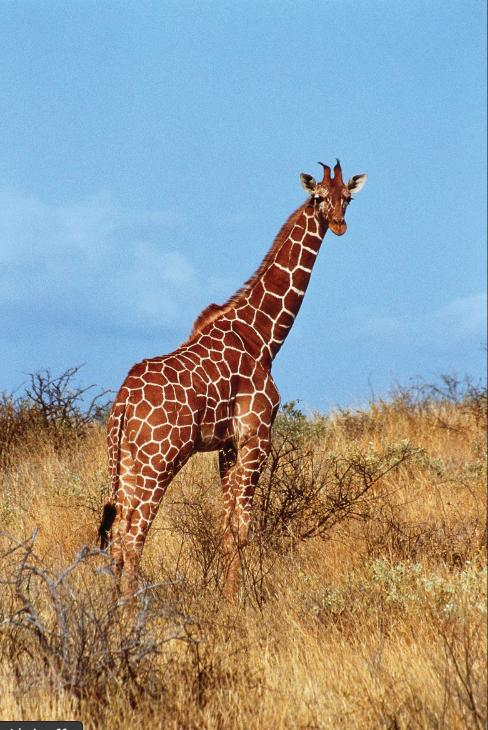
#> input picture AffineandPerspectiveTransformation /giraffe.jpg, 488 x 730 px
$ jupyter execute work.ipynb
#> lines starting #> are read from the running program, lines starting #| are printed output that depends on the picture
[cell 1]
## perspective transformation

[cell 2]
import cv2
import numpy
import matplotlib.pyplot as plt

[cell 3]
image = cv2.imread("./giraffe.jpg")
#> image is the input picture: shape (730, 488, 3); mean B, G, R 151.3, 152.9, 149.2
image_rgb = cv2.cvtColor(image , cv2.COLOR_BGR2RGB)

plt.imshow(image_rgb)

[cell 4]
rows , cols , _  = image_rgb.shape
#> rows = 730; cols = 488
print(rows, cols)
#| 730 488

| Özellik                      | **Affine Transformation**                                | **Perspective Transformation**                                      |
| ---------------------------- | -------------------------------------------------------- | ------------------------------------------------------------------- |
| Matris boyutu                | `2x3`                                                    | `3x3`                                                               |
| Kullanım fonksiyonu          | `cv2.warpAffine()`                                       | `cv2.warpPerspective()`                                             |
| Nokta sayısı                 | En az **3 nokta**                                        | En az **4 nokta**                                                   |
| Perspektif efekti (derinlik) | ❌ Yok                                                    | ✅ Var (g, h değerleriyle)                                           |
| Paralellik korunur mu?       | ✅ Evet                                                   | ❌ Hayır, bozulabilir                                                |
| Matris örneği                | $\begin{bmatrix} a & b & tx \\ c & d & ty \end{bmatrix}$ | $\begin{bmatrix} a & b & c \\ d & e & f \\ g & h & 1 \end{bmatrix}$ |

[cell 5]
import numpy as np
input_points = np.float32(  [[50,50] ,
                            [cols - 50,50] ,
                            [50 , rows-50] ,
                            [cols - 50 , rows-50 ]])

output_points = np.float32(  [[10,100] ,
                            [cols - 100,50] ,
                            [100 , rows-10] ,
                            [cols - 50 , rows-100 ]])

'''
Transformation matix for perspective transformation
3x3

a,b,c
d,e,f
g,h,1


a,b,c is responsible for horizantal scaling , rotation and translation
d,e,f is responsible for vertical scaling , rotation and translation
g,h  perspective components that account for  depth and skew

'''
M =  cv2.getPerspectiveTransform(input_points ,output_points)
print(M)
#| [[ 1.08054953e+00  1.62794016e-01 -5.19694302e+01]
#|  [-1.20195498e-01  1.12679359e+00  5.16475679e+01]
#|  [ 2.24375415e-04  1.71119123e-04  1.00000000e+00]]

[cell 6]
perspective_image = cv2.warpPerspective(image_rgb , M, (rows , cols))
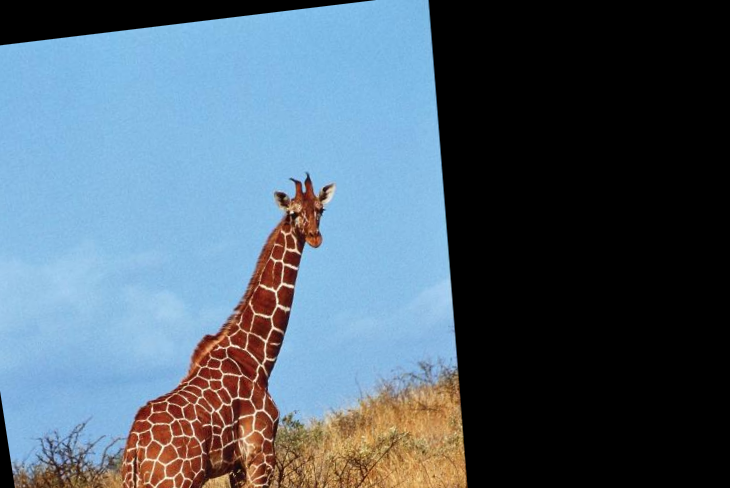
#> perspective_image: shape (488, 730, 3); mean R, G, B 81.3, 99.1, 114
plt.figure(figsize=(10,5 ))
plt.subplot(1,2,1)
plt.title("original")
plt.imshow(image_rgb)
plt.axis("off")
plt.subplot(1,2,2)
plt.title("edited")
plt.imshow(perspective_image)
plt.axis("off")
plt.tight_layout()
plt.show()
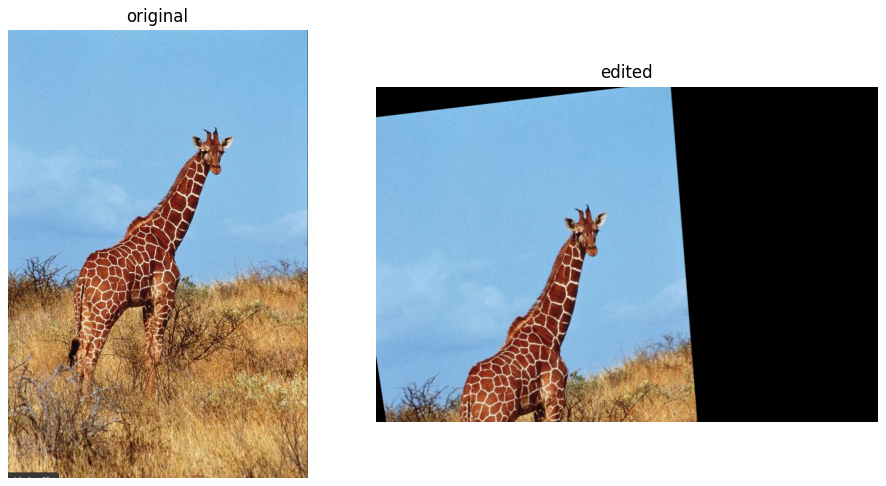
#> figure drawn by matplotlib, 2 panels

# affine transformation

[cell 7]
input_points = np.float32([
    [50, 50],
    [200, 50],
    [50, 200]
])

output_points = np.float32([
    [300, 0],
    [400, 100],
    [100, 300]
])

M = cv2.getAffineTransform(input_points , output_points)

affine_image =  cv2.warpAffine(image_rgb , M , (cols , rows))
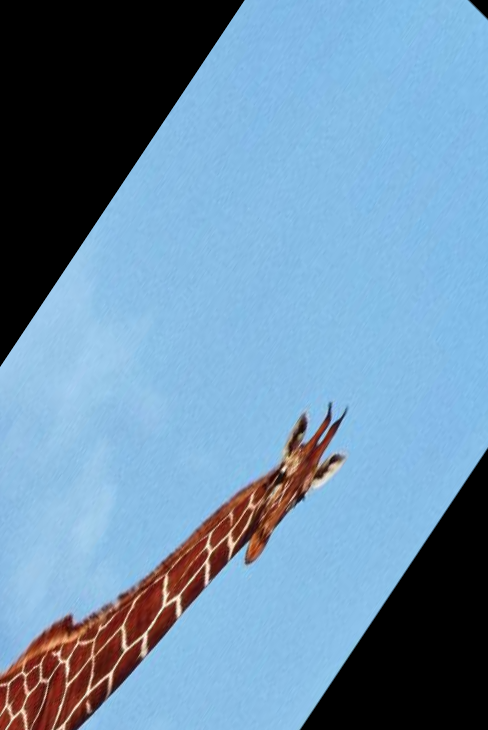
#> affine_image: shape (730, 488, 3); mean R, G, B 108.8, 143.1, 171.3


plt.figure(figsize=(10,5 ))
plt.subplot(1,2,1)
plt.title("original")
plt.imshow(image_rgb)
plt.axis("off")
plt.subplot(1,2,2)
plt.title("edited")
plt.imshow(affine_image)
plt.axis("off")
plt.tight_layout()
plt.show()
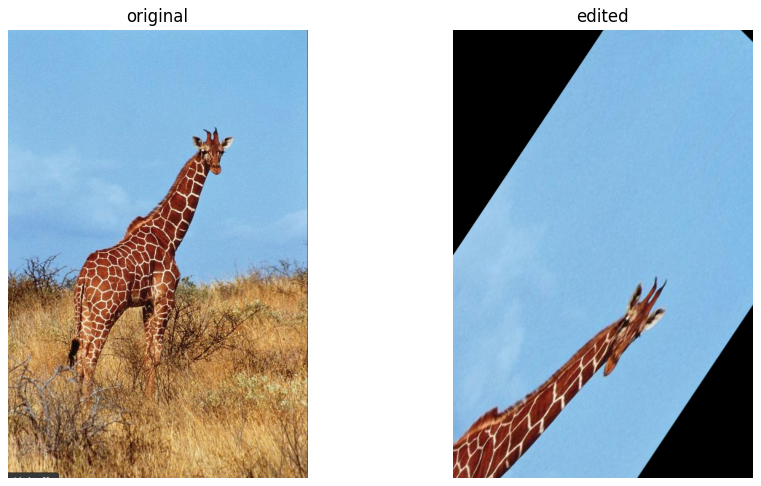
#> figure drawn by matplotlib, 2 panels

# Rotation

[cell 8]
angle = 90
center = (cols//2 , rows//2)
#> center = (244, 365)
scale = 1.0

sheare_x , sheare_y = 0.5 , 0


M1 =np.float32([[1,sheare_x, 0],
           [sheare_y , 1, 0]])

M = cv2.getRotationMatrix2D(center , angle ,scale)

rotated_image = cv2.warpAffine(image_rgb , M  , (cols, rows))
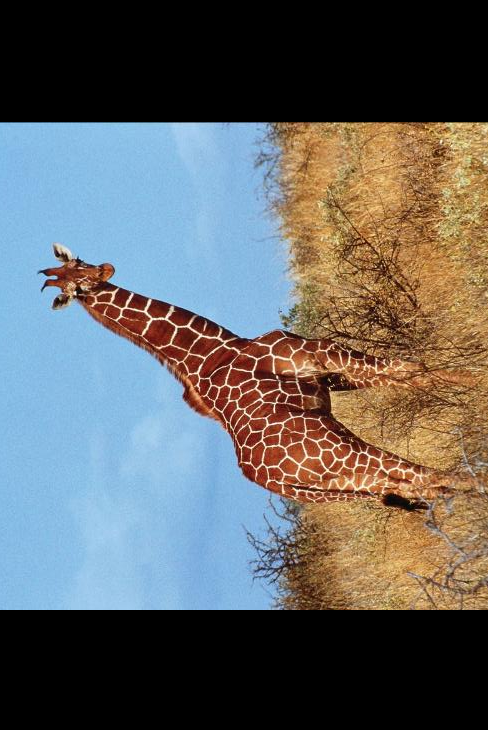
#> rotated_image: shape (730, 488, 3); mean R, G, B 99.4, 100.3, 99.9

sheared_image = cv2.warpAffine(image_rgb , M1  , (cols + int(sheare_x * rows), rows))
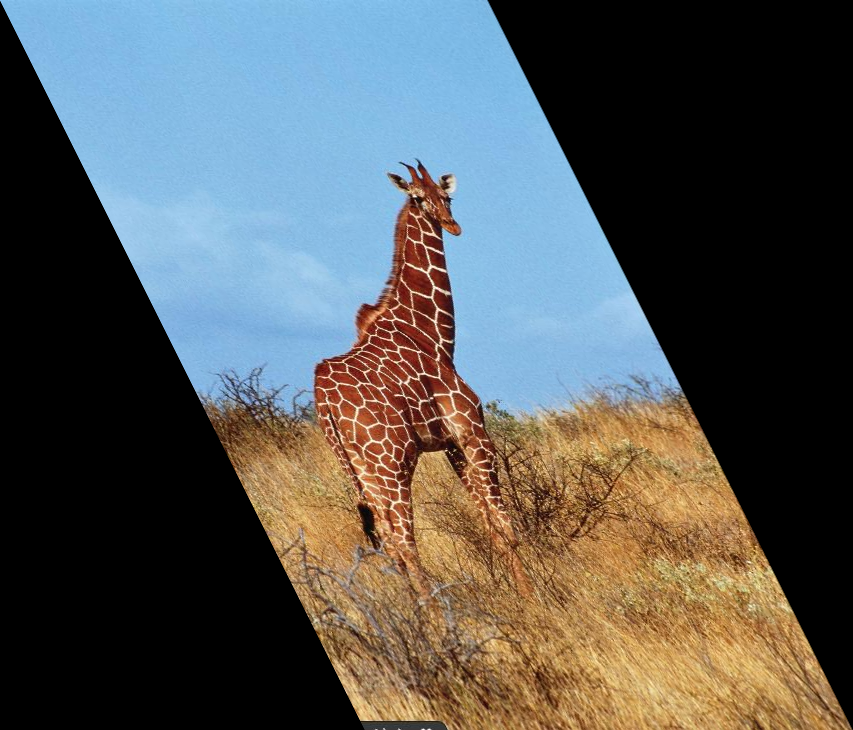
#> sheared_image: shape (730, 853, 3); mean R, G, B 85.5, 87.6, 86.6


plt.figure(figsize=(15,5 ))
plt.subplot(1,3,1)
plt.title("original")
plt.imshow(image_rgb)
plt.axis("off")
plt.subplot(1,3,2)
plt.title("rotated")
plt.imshow(rotated_image)
plt.axis("off")

plt.subplot(1,3,3)
plt.title("sheared")
plt.imshow(sheared_image)
plt.axis("off")
plt.tight_layout()
plt.show()
#editedda crop oldu aşşağısı  çünkü sadece rotate attırmış olduk

# Translation

[cell 9]
tx , ty = 200 , 300

M1 =np.float32([[1,0, tx],
           [0 , 1, ty]])

translated_image = cv2.warpAffine(image_rgb ,  M1 , (cols,rows))
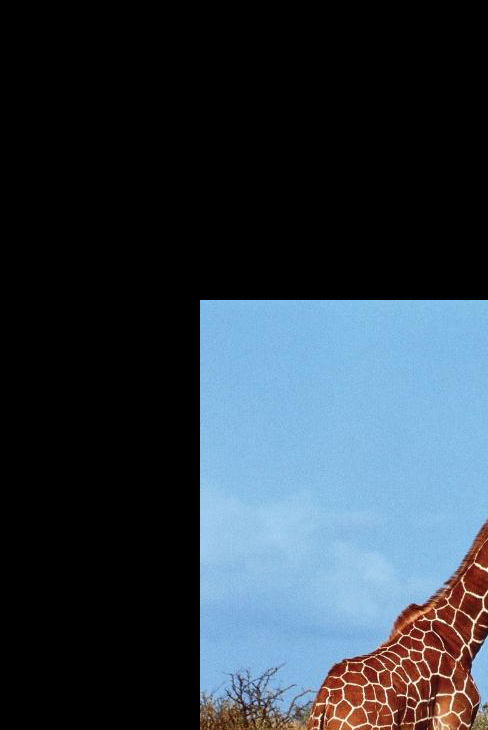
#> translated_image: shape (730, 488, 3); mean R, G, B 47.3, 58.7, 69.1

plt.figure(figsize=(15,5 ))
plt.subplot(1,2,1)
plt.title("original")
plt.imshow(image_rgb)
plt.axis("off")
plt.subplot(1,2,2)
plt.title("edited")
plt.imshow(translated_image)
plt.axis("off")
plt.tight_layout()
plt.show()
